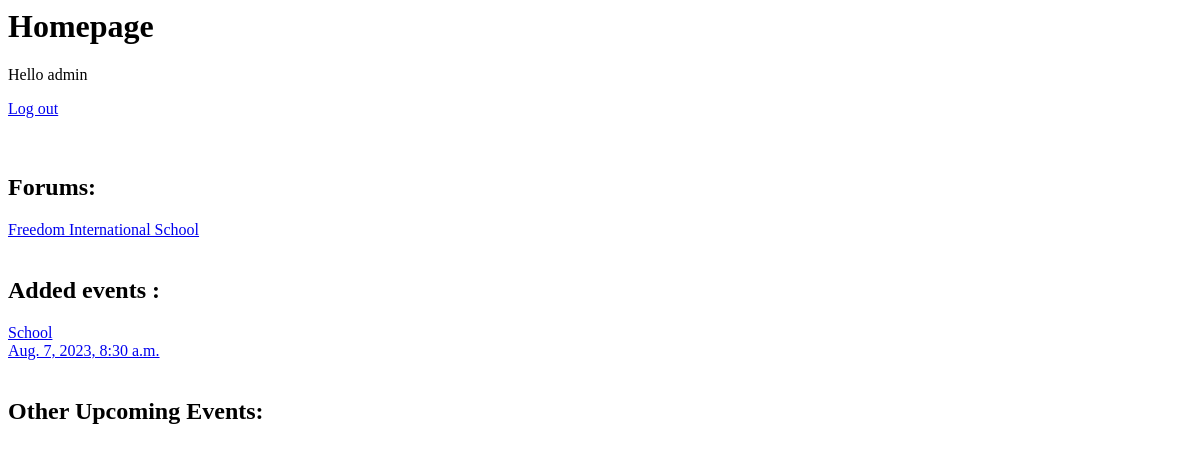
Page / (signed in) on the earlier database version.
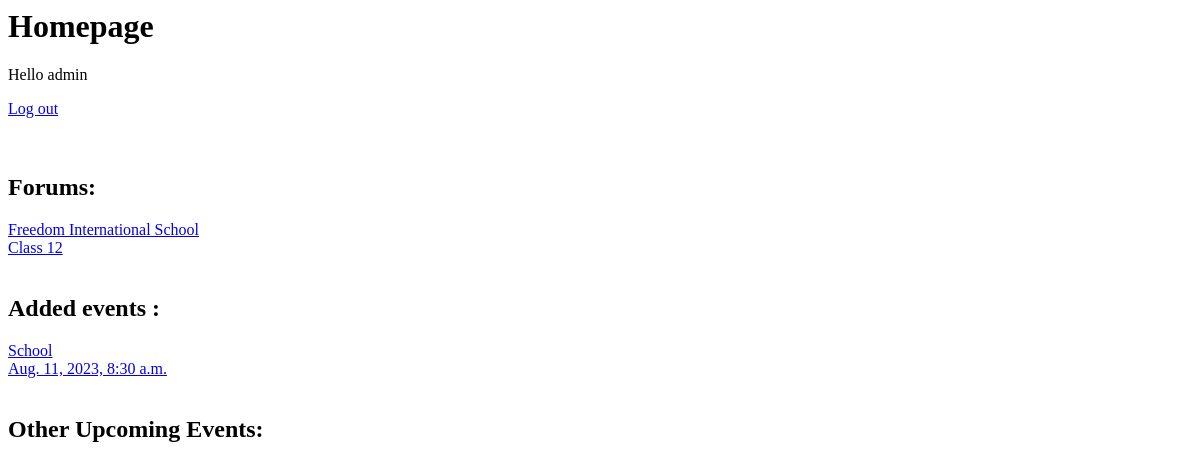
Same page on the later database version.
### users/models.py (models this page shows)
class CustomUser(AbstractBaseUser,PermissionsMixin):
    reg_no = models.CharField(max_length=20,primary_key=True)
    first_name = models.CharField(max_length=150)
    is_active = models.BooleanField(default=True)
    is_staff = models.BooleanField(default=False)
    USERNAME_FIELD = 'reg_no'
    REQUIRED_FIELDS=['first_name']
    objects = CustomUserManager()

### forums/models.py (models this page shows, shortened)
class Forum(models.Model):
    name = models.CharField(max_length=150)
    about = models.TextField()
    users = models.ManyToManyField(CustomUser,related_name='forums')
    mods = models.ManyToManyField(CustomUser,related_name='mod_forums')
    is_public = models.BooleanField(default=False)

class Events(models.Model):
    forum = models.ManyToManyField(Forum,related_name='events')
    title = models.CharField(max_length=150)
    about = models.TextField()
    date = models.DateTimeField()
    is_public = models.BooleanField(default=False)
    users_added = models.ManyToManyField(CustomUser,blank=True,related_name='events_added')

### pages/views.py (the view)
# urls.py: 2. Add a URL to urlpatterns:  path('', views.home, name='home')
def home(request):
    if request.user.is_authenticated:
        forums = request.user.forums.all()
        users_events = request.user.events_added.all()
        events = Events.objects.filter(forum__in=forums).order_by('date').filter(Q(date__gte=datetime.now()))
        context={'forums':forums,'users_events':users_events,'events':events,}
        return render(request,'home.html',context)
    else:
        return redirect(reverse('users:login'))

### templates/home.html (shortened to what this page needs)
{% extends '_base.html' %}
{% block content %}
<h1>Homepage</h1>
<p>Hello {{user.first_name}}</p>
<a href="{% url 'users:logout' %}">Log out</a>
<br><br><br>
<h2>Forums:</h2>
{% for forum in forums %}
    <a href="{% url 'forums:forum' forum.id %}">{{forum.name}}</a>
    <br>
{% endfor %}
<br>
<h2>Added events :</h2>
{% for event in users_events %}
    <a href="{% url 'forums:event' event.id %}">{{event.title}}<br>{{event.date}}</a>
    <br>
{% endfor %}
<br>
<h2>Other Upcoming Events:</h2>
{% endblock content %}

### templates/_base.html (shortened to what this page needs)
<html>
<head>
</head>
<body>
    <div class="container">
        {% block content %}
        {% endblock content %}
    </div>
</body>
</html>

Differences in the rows shown:
added Forum: name "Class 12"
changed Events "School": date "Aug. 7, 2023, 8:30 a.m." → "Aug. 11, 2023, 8:30 a.m."
